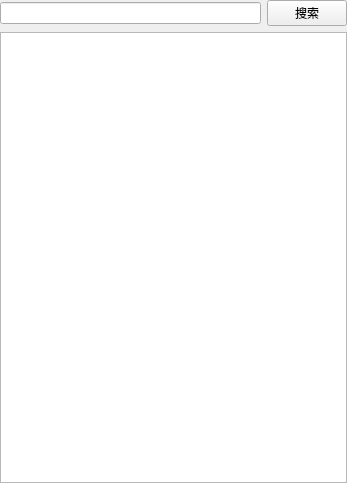
<?xml version="1.0" encoding="UTF-8"?>
<ui version="4.0">
 <class>BucketsWidget</class>
 <widget class="QWidget" name="BucketsWidget">
  <property name="geometry">
   <rect>
    <x>0</x>
    <y>0</y>
    <width>347</width>
    <height>483</height>
   </rect>
  </property>
  <property name="windowTitle">
   <string>Form</string>
  </property>
  <layout class="QVBoxLayout" name="verticalLayout">
   <property name="leftMargin">
    <number>0</number>
   </property>
   <property name="topMargin">
    <number>0</number>
   </property>
   <property name="rightMargin">
    <number>0</number>
   </property>
   <property name="bottomMargin">
    <number>0</number>
   </property>
   <item>
    <layout class="QHBoxLayout" name="horizontalLayout">
     <item>
      <widget class="QLineEdit" name="lineEdit"/>
     </item>
     <item>
      <widget class="QPushButton" name="pushButton">
       <property name="text">
        <string>搜索</string>
       </property>
      </widget>
     </item>
    </layout>
   </item>
   <item>
    <widget class="QListView" name="listView"/>
   </item>
  </layout>
 </widget>
 <resources/>
 <connections/>
</ui>
